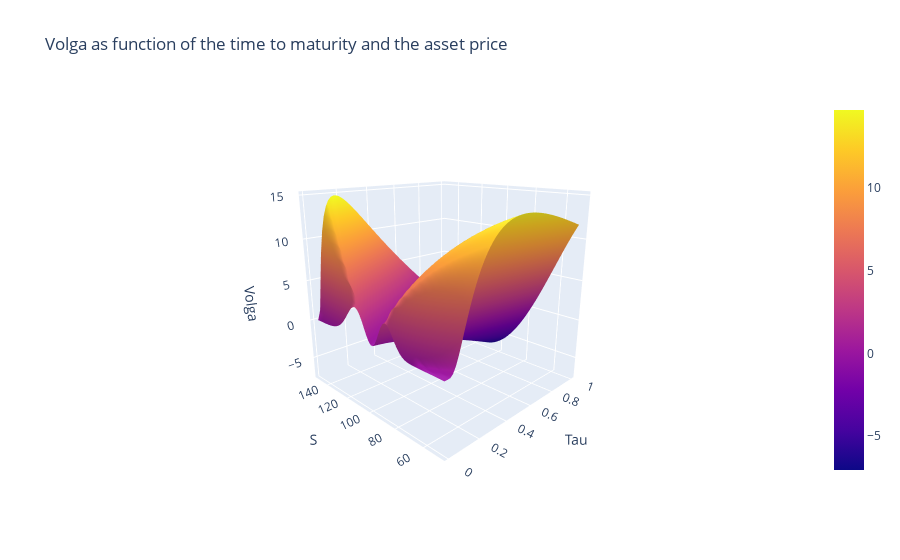

This figure's notebook cell:
### Code cell
layout = go.Layout(title='Volga as function of the time to maturity and the asset price', 
                   scene = dict(xaxis_title = 'Tau', yaxis_title = 'S', zaxis_title = 'Volga', 
                                camera_eye = dict(x=-1.6, y=-1.6, z=0.7)))

fig = go.Figure(data=[go.Surface(z=Volga, x=Tau_grid, y=S_grid)], layout=layout)

# interactive plot
iplot(fig)

plot(fig, filename='Volga.html')

### Figure 1 — Plotly figure (JSON) as saved in the notebook; plotly's stock layout.template omitted (floating-point values rounded to 4 significant figures; data arrays with more than 128 entries replaced by an {"elided": "..."} marker saying what was removed)
{"data": [{"type": "surface", "x": [0.01, 0.02678, 0.04356, 0.06034, 0.07712, 0.0939, 0.1107, 0.1275, 0.1442, 0.161, 0.1778, 0.1946, 0.2114, 0.2281, 0.2449, 0.2617, 0.2785, 0.2953, 0.312, 0.3288, 0.3456, 0.3624, 0.3792, 0.3959, 0.4127, 0.4295, 0.4463, 0.4631, 0.4798, 0.4966, 0.5134, 0.5302, 0.5469, 0.5637, 0.5805, 0.5973, 0.6141, 0.6308, 0.6476, 0.6644, 0.6812, 0.698, 0.7147, 0.7315, 0.7483, 0.7651, 0.7819, 0.7986, 0.8154, 0.8322, 0.849, 0.8658, 0.8825, 0.8993, 0.9161, 0.9329, 0.9497, 0.9664, 0.9832, 1], "y": [50, 51.69, 53.39, 55.08, 56.78, 58.47, 60.17, 61.86, 63.56, 65.25, 66.95, 68.64, 70.34, 72.03, 73.73, 75.42, 77.12, 78.81, 80.51, 82.2, 83.9, 85.59, 87.29, 88.98, 90.68, 92.37, 94.07, 95.76, 97.46, 99.15, 100.8, 102.5, 104.2, 105.9, 107.6, 109.3, 111.0, 112.7, 114.4, 116.1, 117.8, 119.5, 121.2, 122.9, 124.6, 126.3, 128.0, 129.7, 131.4, 133.1, 134.7, 136.4, 138.1, 139.8, 141.5, 143.2, 144.9, 146.6, 148.3, 150.0], "z": {"elided": "60x60 float values"}}], "layout": {"scene": {"camera": {"eye": {"x": -1.6, "y": -1.6, "z": 0.7}}, "xaxis": {"title": {"text": "Tau"}}, "yaxis": {"title": {"text": "S"}}, "zaxis": {"title": {"text": "Volga"}}}, "title": {"text": "Volga as function of the time to maturity and the asset price"}}}
